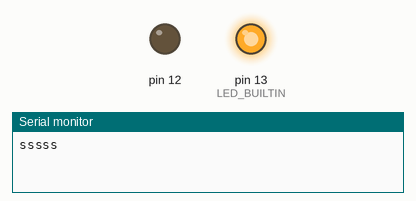
This sketch was run on a simulated Arduino Uno, built with avr-gcc and run on an emulated ATmega328P. Shown: output pins drawn as LEDs (lit = HIGH), the last lines printed to the serial monitor. Dashed ring = blinking.

Above: at 1.0 s.
At 2.6 s:
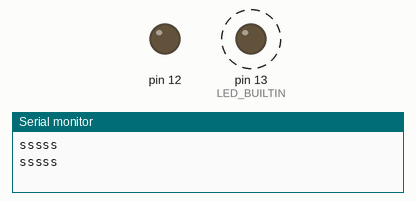
At 7.8 s:
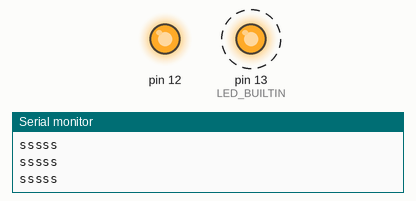
Timing chart, 0 to 10.9 s (numbered marks = the images above):
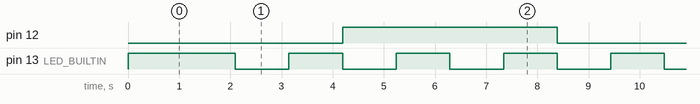

The sketch:

ovt_and_compa_interrupt.ino
```cpp
ISR(TIMER1_COMPA_vect)
{
  OCR1A += 16384; // Advance The COMPA Register
   digitalWrite(LED_BUILTIN, !digitalRead(LED_BUILTIN));
   Serial.println("sssss");
}

ISR(TIMER1_OVF_vect)
{
   digitalWrite(12, !digitalRead(12));
  Serial.println("BBBBBBBBBBBBBBB");
}

void setup()
{
  Serial.begin(9600);
  TCCR1A = 0;           // Init Timer1
  TCCR1B = 0;           // Init Timer1
  TCCR1B |= B00000101;  // Prescalar = 256
  OCR1A = 16384;        // Timer CompareA Register
  TIMSK1 |= B00000011;  // Enable Timer COMPA and OVT1 Interrupts

  pinMode(LED_BUILTIN, OUTPUT);
  pinMode(12, OUTPUT);
}
void loop(){}
```

blink_led_tiimer1_overf_inter.c
```cpp
#ifndef F_CPU
#define F_CPU 16000000
#endif

#include <avr/io.h>
#include<util/delay.h>
#include <avr/interrupt.h>
#include <stdbool.h>
#include <stdio.h>

// Handle interrupt TIMER1_OVF_vect
ISR (TIMER1_OVF_vect) {
	// Toggle LED
	PORTB = PORTB ^ (1<<PINB5); //XOR to toggle the bit 5
}

int main(void)
{
  DDRB = DDRB | (1<<PINB5);  //0x20   PINB5 output

  TCCR1A = 0;           // Init Timer1A
  TCCR1B = 0;           // Init  Timer1B
  TCCR1B |= 0b00000100;  // Prescaler = 64
  TIMSK1 |= 0b0000001;  // Enable Timer Overflow Interrupt

  sei();

  while (1);
}
```

timer_compa.c
```cpp
#include <avr/io.h>
#include <avr/interrupt.h>

// TIMER1 Compare Match A Interrupt
ISR(TIMER1_COMPA_vect)
{
    OCR1A += 31250;                 // Schedule next interrupt
    PORTB ^= (1 << PORTB5);         // Toggle LED (PB5)
}

int main(void)
{
    // Set PB5 (Arduino pin 13) as output
    DDRB |= (1 << DDB5);

    // Initialize Timer1
    TCCR1A = 0;
    TCCR1B = 0;

    // Prescaler = 256
    TCCR1B |= (1 << CS12); //B00000100;

    // Initial compare value
    OCR1A = 31250;

    // Enable Timer1 Compare Match A interrupt
    TIMSK1 |= (1 << OCIE1A);

    // Enable global interrupts
    sei();

    while (1)
    {
        // Main loop does nothing
    }
}
```

Measured:
- by itself, pin 12: alternates HIGH for 4.2 s and LOW for 4.2 s
- by itself, pin 13 (LED_BUILTIN): alternates HIGH for 1.0 s and LOW for 1.0 s
